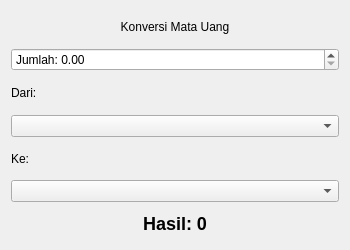
<?xml version="1.0" encoding="UTF-8"?>
<ui version="4.0">
 <class>CurrencyConverter</class>
 <widget class="QWidget" name="CurrencyConverter">
  <property name="geometry">
   <rect>
    <x>300</x>
    <y>300</y>
    <width>350</width>
    <height>250</height>
   </rect>
  </property>
  <property name="windowTitle">
   <string>Konverter Mata Uang</string>
  </property>
  <layout class="QVBoxLayout" name="layout">
   <item>
    <widget class="QLabel" name="title_label">
     <property name="text">
      <string>Konversi Mata Uang</string>
     </property>
     <property name="alignment">
      <set>Qt::AlignCenter</set>
     </property>
    </widget>
   </item>
   <item>
    <widget class="QDoubleSpinBox" name="amount_input">
     <property name="maximum">
      <double>1000000.000000000000000</double>
     </property>
     <property name="prefix">
      <string>Jumlah: </string>
     </property>
    </widget>
   </item>
   <item>
    <widget class="QLabel" name="from_label">
     <property name="text">
      <string>Dari:</string>
     </property>
    </widget>
   </item>
   <item>
    <widget class="QComboBox" name="from_combo"/>
   </item>
   <item>
    <widget class="QLabel" name="to_label">
     <property name="text">
      <string>Ke:</string>
     </property>
    </widget>
   </item>
   <item>
    <widget class="QComboBox" name="to_combo"/>
   </item>
   <item>
    <widget class="QLabel" name="result_label">
     <property name="text">
      <string>Hasil: 0</string>
     </property>
     <property name="styleSheet">
      <string>font-size: 18px; font-weight: bold;</string>
     </property>
     <property name="alignment">
      <set>Qt::AlignCenter</set>
     </property>
    </widget>
   </item>
  </layout>
 </widget>
 <resources/>
 <connections/>
</ui>
